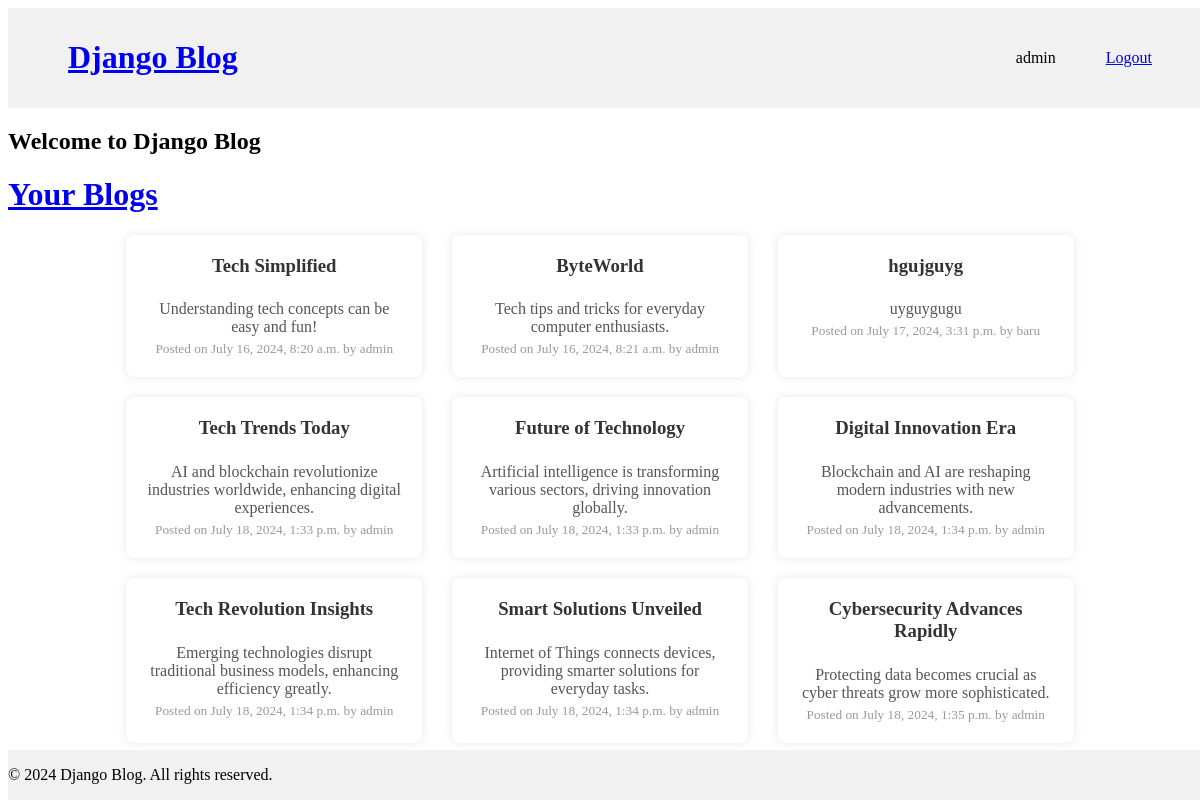
The app's page / (signed in) with its own data.
### blogs/models.py (models this page shows, shortened)
class Post(models.Model):
    user = models.ForeignKey(User, on_delete=models.CASCADE)
    title = models.CharField(max_length=100)
    content = models.TextField()
    date_posted = models.DateTimeField(default=timezone.now)

### djangoProject/views.py (the view)
# urls.py: 2. Add a URL to urlpatterns:  path('', views.home, name='home')
def home(request):
    posts = Post.objects.all()
    for post in posts:
        post.content = post.content[:100] + '...' if len(post.content) > 100 else post.content
    return render(request, "home.html", {"posts": posts})

### templates/home.html (shortened to what this page needs)
{% load static %}
<!DOCTYPE html>
<html lang="en">
<head>
    <link rel="stylesheet" href="{% static 'css/home.css' %}">
</head>
<body>
    {% include 'header.html' %}
    <div class="container">
        <h2>Welcome to Django Blog</h2>
        <a href="{% url 'blog' %}">
            <h1>Your Blogs</h1>
        </a>
    </div>
    <div class="posts-container">
        {% for post in posts %}
            <div class="post" data-url="{% url 'detailPost' post.pk %}">
                <h3>{{ post.title }}</h3>
                <p>{{ post.content }}</p>
                <small>Posted on {{ post.date_posted }} by {{ post.user.username }}</small>
            </div>
        {% empty %}
            <p class="no-posts">There is post yet :')</p>
        {% endfor %}
    </div>
    {% include 'footer.html' %}
</body>
</html>

### templates/header.html (shortened to what this page needs)
<header>
    <div class="left-section">
        <a href="{% url 'home' %}">
            <h1>Django Blog</h1>
        </a>
    </div>
    {% if request.disable_login != True %}
        <div class="right-section">
            {% if user.is_authenticated %}
                <span class="username">{{ user.username }}</span>
                <a href="{% url 'logout' %}">Logout</a>
            {% else %}
                <a href="{% url 'authentication' %}">Login</a>
            {% endif %}
        </div>
    {% endif %}
</header>

### static/css/home.css (style rules this page uses)
.posts-container { width: 80%; margin: 20px auto; display: flex; flex-wrap: wrap; gap: 20px; justify-content: space-between; }
.post { background-color: #fff; border-radius: 8px; box-shadow: 0 0 10px rgba(0, 0, 0, 0.1); padding: 20px; width: calc(33.33% - 20px); box-sizing: border-box; display: flex; flex-direction: column; align-items: center; text-align: center; }
.post h3 { margin-top: 0; color: #333; }
.post p { margin: 5px 0; color: #555; }
.post small { color: #999; }

### templates/header.html (style rules this page uses)
header { display: flex; justify-content: space-between; align-items: center; padding: 10px; width: 100%; background-color: #f1f1f1; }
.left-section { margin-left: 50px; }
.right-section { display: flex; align-items: center; margin-right: 50px; }
.username { margin-right: 50px; }

### records on screen
Post: title "Tech Simplified", content "Understanding tech concepts can be easy and fun!", date_posted "July 16, 2024, 8:20 a.m.", user.username "admin"
Post: title "ByteWorld", content "Tech tips and tricks for everyday computer enthusiasts.", date_posted "July 16, 2024, 8:21 a.m.", user.username "admin"
Post: title "hgujguyg", content "uyguygugu", date_posted "July 17, 2024, 3:31 p.m.", user.username "baru"
Post: title "Tech Trends Today", content "AI and blockchain revolutionize industries worldwide, enhancing digital experiences.", date_posted "July 18, 2024, 1:33 p.m.", user.username "admin"
Post: title "Future of Technology", content "Artificial intelligence is transforming various sectors, driving innovation globally.", date_posted "July 18, 2024, 1:33 p.m.", user.username "admin"
Post: title "Digital Innovation Era", content "Blockchain and AI are reshaping modern industries with new advancements.", date_posted "July 18, 2024, 1:34 p.m.", user.username "admin"
Post: title "Tech Revolution Insights", content "Emerging technologies disrupt traditional business models, enhancing efficiency greatly.", date_posted "July 18, 2024, 1:34 p.m.", user.username "admin"
Post: title "Smart Solutions Unveiled", content "Internet of Things connects devices, providing smarter solutions for everyday tasks.", date_posted "July 18, 2024, 1:34 p.m.", user.username "admin"
Post: title "Cybersecurity Advances Rapidly", content "Protecting data becomes crucial as cyber threats grow more sophisticated.", date_posted "July 18, 2024, 1:35 p.m.", user.username "admin"

### other values on screen
{{ user.username }} "admin"
